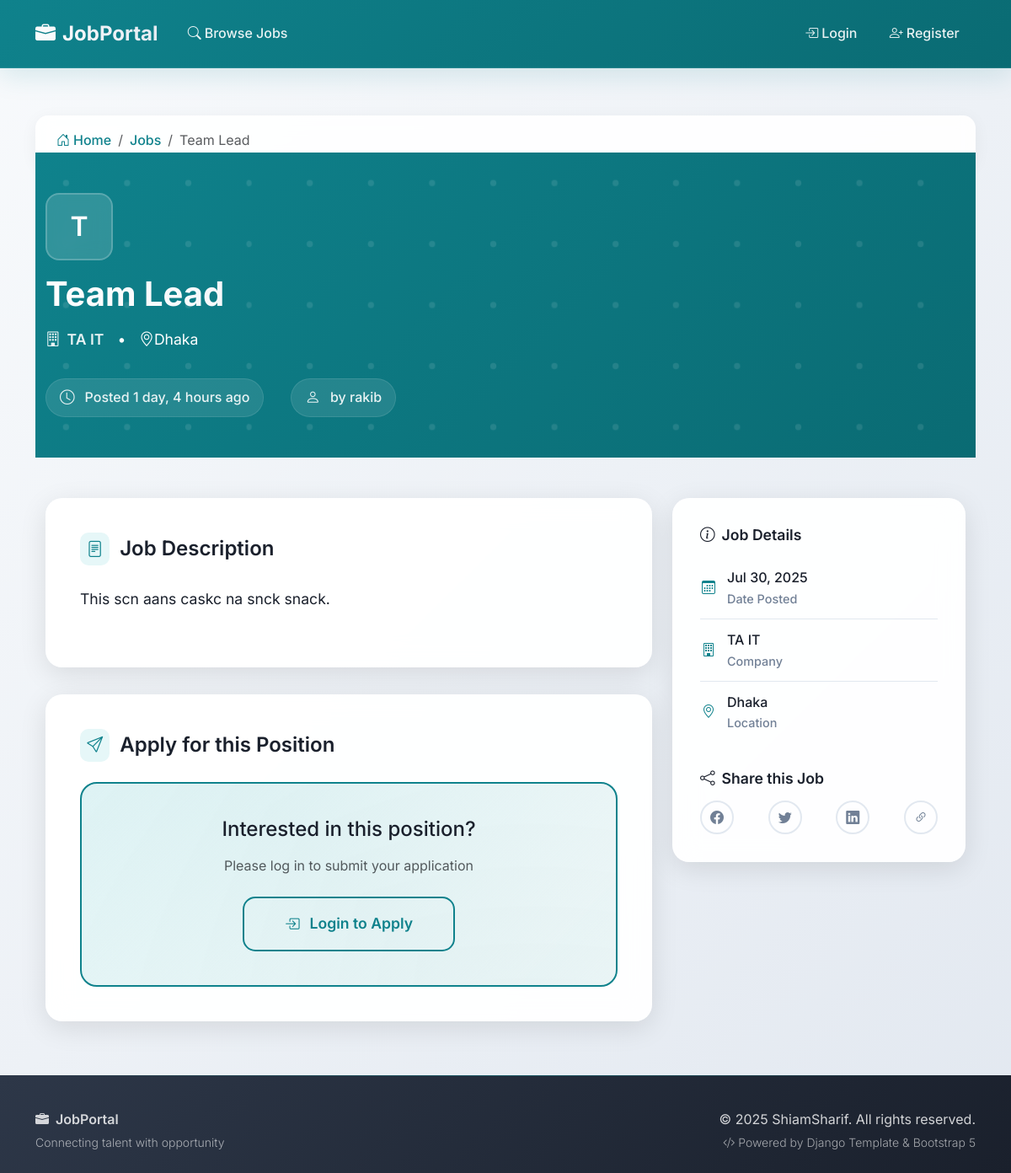
/jobs/7/, run on the app's committed database.
### jobs/models.py (models this page shows, shortened)
class Job(models.Model):
    title = models.CharField(max_length=255)
    company_name = models.CharField(max_length=255)
    location = models.CharField(max_length=255)
    description = models.TextField()
    posted_by = models.ForeignKey(User, on_delete=models.CASCADE, related_name="jobs")
    created_at = models.DateTimeField(auto_now_add=True)

### jobs/views.py (the view)
# urls.py: path("jobs/<int:pk>/", views.job_detail, name="job_detail"),
def job_detail(request, pk):
    job = get_object_or_404(Job, pk=pk)
    can_apply = request.user.is_authenticated and request.user.profile.role == "APPLICANT"
    already_applied = False
    if can_apply:
        already_applied = Application.objects.filter(job=job, applicant=request.user).exists()
    return render(request, "job_detail.html", {
        "job": job,
        "can_apply": can_apply and not already_applied,
        "already_applied": already_applied
    })

### templates/job_detail.html (shortened to what this page needs)
{% extends "base.html" %}
{% block content %}
<div class="breadcrumb-custom">
  <nav aria-label="breadcrumb">
    <ol class="breadcrumb mb-0">
      <li class="breadcrumb-item"><a href="{% url 'home' %}"><i class="bi bi-house-door me-1"></i>Home</a></li>
      <li class="breadcrumb-item"><a href="{% url 'job_list' %}">Jobs</a></li>
      <li class="breadcrumb-item active" aria-current="page">{{ job.title }}</li>
    </ol>
  </nav>
</div>
<div class="job-hero">
  <div class="container">
    <div class="job-hero-content">
      <div class="row">
        <div class="col-lg-8">
          <div class="company-logo-large">
            {{ job.company_name|slice:":1"|upper }}
          </div>
          <h1 class="job-title-large">{{ job.title }}</h1>
          <div class="company-info">
            <a href="#" class="company-link">
              <i class="bi bi-building"></i>
              {{ job.company_name }}
            </a>
            <span>•</span>
            <span><i class="bi bi-geo-alt"></i>{{ job.location }}</span>
          </div>
          <div class="job-meta-hero">
            <div class="meta-item-hero">
              <i class="bi bi-clock"></i>
              <span>Posted {{ job.created_at|timesince }} ago</span>
            </div>
            <div class="meta-item-hero">
              <i class="bi bi-person"></i>
              <span>by {{ job.posted_by.username }}</span>
            </div>
          </div>
        </div>
      </div>
    </div>
  </div>
</div>
<div class="container">
  <div class="row">
    <div class="col-lg-8">
      <div class="content-card">
        <h3 class="card-title">
          <i class="bi bi-file-text"></i>
          Job Description
        </h3>
        <div class="job-description">
          {{ job.description|linebreaks }}
        </div>
      </div>
      <div class="content-card">
        <h3 class="card-title">
          <i class="bi bi-send"></i>
          Apply for this Position
        </h3>
        {% if user.is_authenticated %}
          {% if can_apply %}
            <div class="application-section">
              <div class="application-content">
                <h4 class="mb-3">Ready to take the next step?</h4>
                <p class="mb-4 text-muted">Submit your application and join the {{ job.company_name }} team</p>
                <a class="apply-btn" href="{% url 'apply_job' job.pk %}" onclick="handleApplyClick(this)">
                  <i class="bi bi-send-fill"></i>
                  Apply Now
                </a>
              </div>
            </div>
          {% elif already_applied %}
            <div class="already-applied">
              <div class="already-applied-content">
                <div class="d-flex align-items-center justify-content-center mb-3">
                  <i class="bi bi-check-circle-fill me-2" style="font-size: 1.5rem;"></i>
                  <span style="font-size: 1.2rem;">Application Submitted Successfully</span>
                </div>
                <p class="mb-0" style="opacity: 0.8;">
                  Your application has been sent to {{ job.company_name }}.
                  We'll notify you about any updates regarding your application status.
                </p>
              </div>
            </div>
          {% endif %}
        {% else %}
          <div class="application-section">
            <div class="application-content">
              <h4 class="mb-3">Interested in this position?</h4>
              <p class="mb-4 text-muted">Please log in to submit your application</p>
              <a class="login-btn" href="{% url 'login' %}?next={{ request.path }}">
                <i class="bi bi-box-arrow-in-right"></i>
                Login to Apply
              </a>
            </div>
          </div>
        {% endif %}
      </div>
    </div>
    <div class="col-lg-4">
      <div class="job-sidebar">
        <div class="sidebar-section">
          <h4 class="sidebar-title">
            <i class="bi bi-info-circle"></i>
            Job Details
          </h4>
          <div class="sidebar-item">
            <i class="bi bi-calendar3"></i>
            <div class="sidebar-value">
              <div>{{ job.created_at|date:"M d, Y" }}</div>
              <div class="sidebar-label">Date Posted</div>
            </div>
          </div>
          <div class="sidebar-item">
            <i class="bi bi-building"></i>
            <div class="sidebar-value">
              <div>{{ job.company_name }}</div>
              <div class="sidebar-label">Company</div>
            </div>
          </div>
          <div class="sidebar-item">
            <i class="bi bi-geo-alt"></i>
            <div class="sidebar-value">
              <div>{{ job.location }}</div>
              <div class="sidebar-label">Location</div>
            </div>
          </div>
        </div>
        <div class="sidebar-section">
          <h4 class="sidebar-title">
            <i class="bi bi-share"></i>
            Share this Job
          </h4>
          <div class="d-flex justify-content-between">
            <a href="#" class="share-btn" title="Share on Facebook">
              <i class="bi bi-facebook"></i>
            </a>
            <a href="#" class="share-btn" title="Share on Twitter">
              <i class="bi bi-twitter"></i>
            </a>
            <a href="#" class="share-btn" title="Share on LinkedIn">
              <i class="bi bi-linkedin"></i>
            </a>
            <button class="share-btn" onclick="copyJobLink()" title="Copy Link" style="border: 2px solid var(--border-color); background: transparent;">
              <i class="bi bi-link-45deg"></i>
            </button>
          </div>
        </div>
      </div>
    </div>
  </div>
</div>
{% endblock %}

### templates/base.html (style rules this page uses)
:root { --primary-color: #0F828C; --primary-dark: #0A6B73; --primary-light: #E6F7F8; --secondary-color: #2D3748; --accent-color: #F7FAFC; --success-color: #38A169; --warning-color: #D69E2E; --danger-color: #E53E3E; --text-dark: #1A202C; --text-light: #718096; --border-color: #E2E8F0; }
* { box-sizing: border-box; }
body { font-family: 'Inter', -apple-system, BlinkMacSystemFont, 'Segoe UI', Roboto, sans-serif; background: linear-gradient(135deg, #f8fafc 0%, #e2e8f0 100%); color: var(--text-dark); line-height: 1.6; font-weight: 400; min-height: 100vh; display: flex; flex-direction: column; }
.container { position: relative; }

### data on the page
Job: title "Team Lead", company_name "T", company_name "TA IT", location "Dhaka", created_at "1 day, 4 hours", posted_by.username "rakib", description "This scn aans caskc na snck snack.", created_at "Jul 30, 2025"
